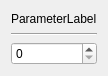
<?xml version="1.0" encoding="UTF-8"?>
<ui version="4.0">
 <class>SpinIntParam</class>
 <widget class="QWidget" name="SpinIntParam">
  <property name="geometry">
   <rect>
    <x>0</x>
    <y>0</y>
    <width>100</width>
    <height>76</height>
   </rect>
  </property>
  <property name="windowTitle">
   <string>Form</string>
  </property>
  <layout class="QVBoxLayout" name="verticalLayout">
   <item>
    <widget class="QLabel" name="lbParam">
     <property name="text">
      <string>ParameterLabel</string>
     </property>
    </widget>
   </item>
   <item>
    <widget class="Line" name="line">
     <property name="orientation">
      <enum>Qt::Horizontal</enum>
     </property>
    </widget>
   </item>
   <item>
    <widget class="QSpinBox" name="sbParam"/>
   </item>
  </layout>
 </widget>
 <resources/>
 <connections/>
</ui>
